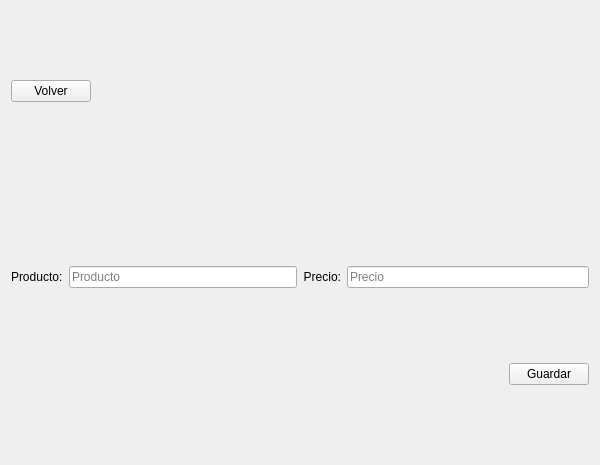
<?xml version="1.0" encoding="UTF-8"?>
<ui version="4.0">
 <class>ProductosForm</class>
 <widget class="QWidget" name="ProductosForm">
  <property name="geometry">
   <rect>
    <x>0</x>
    <y>0</y>
    <width>600</width>
    <height>465</height>
   </rect>
  </property>
  <property name="windowTitle">
   <string>Form</string>
  </property>
  <layout class="QVBoxLayout" name="verticalLayout" stretch="1,2,5,1">
   <item>
    <layout class="QHBoxLayout" name="horizontalLayout">
     <item>
      <widget class="QPushButton" name="bt_back">
       <property name="cursor">
        <cursorShape>PointingHandCursor</cursorShape>
       </property>
       <property name="text">
        <string>Volver</string>
       </property>
       <property name="icon">
        <iconset>
         <normaloff>images/back-arrow.svg</normaloff>images/back-arrow.svg</iconset>
       </property>
       <property name="iconSize">
        <size>
         <width>35</width>
         <height>35</height>
        </size>
       </property>
      </widget>
     </item>
     <item>
      <spacer name="horizontalSpacer">
       <property name="orientation">
        <enum>Qt::Horizontal</enum>
       </property>
       <property name="sizeHint" stdset="0">
        <size>
         <width>40</width>
         <height>20</height>
        </size>
       </property>
      </spacer>
     </item>
    </layout>
   </item>
   <item>
    <widget class="QPushButton" name="pushButton_2">
     <property name="styleSheet">
      <string notr="true">border: none;
background-color: rgba(255, 255, 255, 0);</string>
     </property>
     <property name="text">
      <string/>
     </property>
     <property name="icon">
      <iconset>
       <normaloff>images/products-white.svg</normaloff>images/products-white.svg</iconset>
     </property>
     <property name="iconSize">
      <size>
       <width>60</width>
       <height>60</height>
      </size>
     </property>
    </widget>
   </item>
   <item>
    <layout class="QHBoxLayout" name="horizontalLayout_5">
     <item>
      <layout class="QHBoxLayout" name="horizontalLayout_2">
       <item>
        <widget class="QLabel" name="label_2">
         <property name="text">
          <string>Producto:</string>
         </property>
        </widget>
       </item>
       <item>
        <widget class="QLineEdit" name="le_producto">
         <property name="placeholderText">
          <string>Producto</string>
         </property>
        </widget>
       </item>
      </layout>
     </item>
     <item>
      <layout class="QHBoxLayout" name="horizontalLayout_4">
       <item>
        <widget class="QLabel" name="label">
         <property name="text">
          <string>Precio:</string>
         </property>
         <property name="alignment">
          <set>Qt::AlignRight|Qt::AlignTrailing|Qt::AlignVCenter</set>
         </property>
        </widget>
       </item>
       <item>
        <widget class="QLineEdit" name="le_price">
         <property name="placeholderText">
          <string>Precio</string>
         </property>
        </widget>
       </item>
      </layout>
     </item>
    </layout>
   </item>
   <item>
    <layout class="QHBoxLayout" name="horizontalLayout_3">
     <item>
      <spacer name="horizontalSpacer_2">
       <property name="orientation">
        <enum>Qt::Horizontal</enum>
       </property>
       <property name="sizeHint" stdset="0">
        <size>
         <width>40</width>
         <height>20</height>
        </size>
       </property>
      </spacer>
     </item>
     <item>
      <widget class="QPushButton" name="bt_save">
       <property name="cursor">
        <cursorShape>PointingHandCursor</cursorShape>
       </property>
       <property name="text">
        <string>Guardar</string>
       </property>
       <property name="icon">
        <iconset>
         <normaloff>images/save.svg</normaloff>images/save.svg</iconset>
       </property>
       <property name="iconSize">
        <size>
         <width>35</width>
         <height>35</height>
        </size>
       </property>
      </widget>
     </item>
    </layout>
   </item>
  </layout>
 </widget>
 <resources/>
 <connections/>
</ui>
